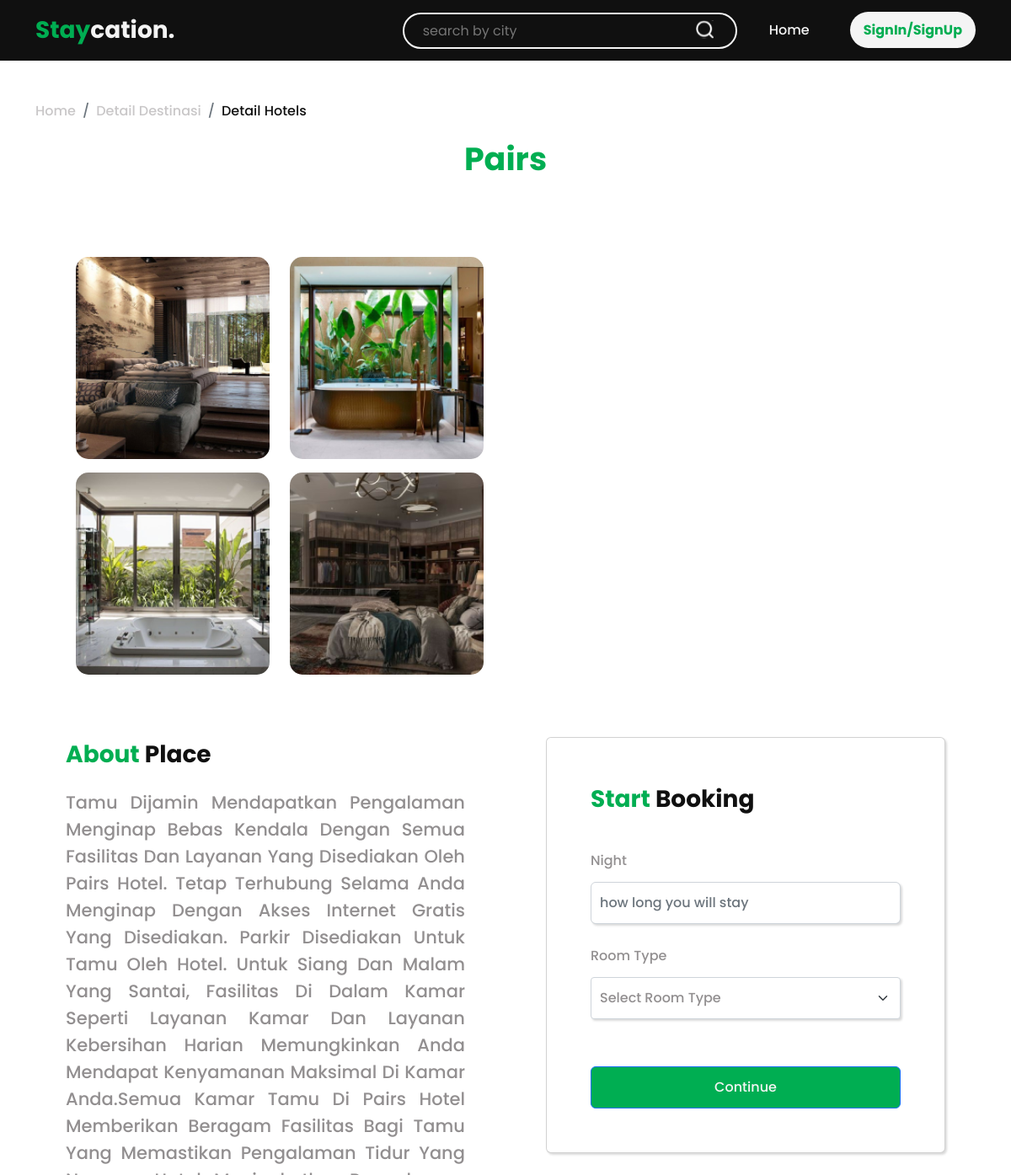
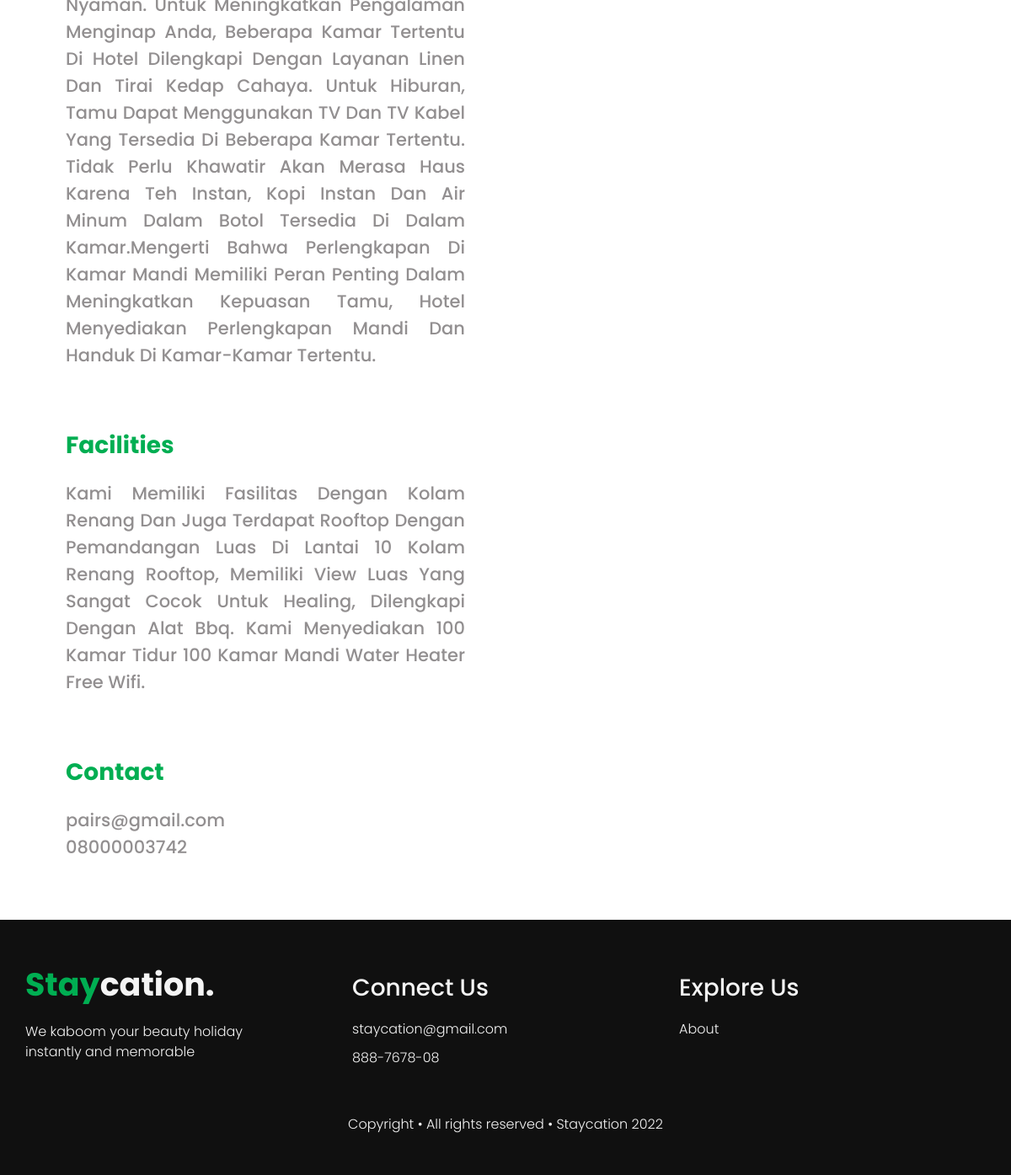
Screenshot of /index.php?include=detail-hotels&hotel=12&data=10 with the database file from the repository (2 pictures, top to bottom).
### tables this page shows
CREATE TABLE `hotel` (
  `id_hotel` int(11) NOT NULL,
  `id_user` int(11) NOT NULL,
  `id_wisata` int(11) NOT NULL,
  `hotel` varchar(100) DEFAULT NULL,
  `bintang_hotel` decimal(11,0) DEFAULT NULL,
  `jarak` int(11) DEFAULT NULL,
  `fasilitas` text DEFAULT NULL,
  `deskripsi_hotel` text DEFAULT NULL,
  `email_hotel` varchar(50) DEFAULT NULL,
  `kontak_hotel` varchar(50) DEFAULT NULL,
  `gambar_hotel` varchar(100) DEFAULT NULL,
  `gambar_interior1` varchar(100) DEFAULT NULL,
  `gambar_interior2` varchar(100) DEFAULT NULL,
  `gambar_interior3` varchar(100) DEFAULT NULL,
  `gambar_interior4` varchar(100) DEFAULT NULL
);

### src/include/detail_hotels.php (the view, shortened to what this page needs)
<?php
if(isset($_GET['data']) && isset($_GET['hotel'])){
    $id_wisata = $_GET['data'];
    $id_hotel = $_GET['hotel'];
    $sql_h = "SELECT `hotel`, `bintang_hotel`, `jarak`, `fasilitas`, `deskripsi_hotel`, `email_hotel`, `kontak_hotel`, `gambar_hotel`, `gambar_interior1`, `gambar_interior2`, `gambar_interior3`, `gambar_interior4` FROM `hotel` WHERE `id_hotel` ='$id_hotel'";
    $query_h = mysqli_query($koneksi, $sql_h);
    while($data_h = mysqli_fetch_row($query_h)){
        $hotel = $data_h[0];
        $fasilitas = $data_h[3];
        $deskripsi_hotel = $data_h[4];
        $email_hotel = $data_h[5];
        $kontak_hotel = $data_h[6];
        $gambar_interior1 = $data_h[8];
        $gambar_interior2 = $data_h[9];
        $gambar_interior3 = $data_h[10];
        $gambar_interior4 = $data_h[11];
    }
}
?>
<link rel="stylesheet" href="assets/css/detail_hotel.css" type="text/css">
    <nav aria-label="breadcrumb" id="breadcrumb">
        <div class="container">
            <ol class="breadcrumb">
                <li class="breadcrumb-item"><a href="index.php?include=home">Home</a></li>
                <li class="breadcrumb-item"><a href="index.php?include=detail-destinasi&data=<?php echo $id_wisata; ?>">Detail Destinasi</a></li>
                <li class="breadcrumb-item active-item" aria-current="page">Detail Hotels
            </ol>
        </div>
    </nav>
    <section id="hero">
        <div class="container">
            <div class="title text-center">
                <h1><?php echo $hotel; ?></h1>
            </div>
            <div class="row h-100" >
                <div class="col-12 col-md-6 col-lg-6 col-sm-12 m-md-4 m-lg-4">
                    <div class="image-big px-lg-4 px-md-4">
                    </div>
                </div>
                <div class="col-12 col-md-5 col-lg-5 col-sm-12 m-lg-4 m-md-4">
                    <div class="image-sm px-lg-4 px-md-4 d-flex flex-column">
                        <div class="picts-small d-flex flex-row gap-4">
                            <img src="assets/img/<?php echo $gambar_interior1; ?>" alt="">
                            <img src="assets/img/<?php echo $gambar_interior2; ?>" alt="">
                        </div>
                        <div class="picts-small d-flex flex-row mt-md-5 mt-lg-3 gap-4">
                            <img src="assets/img/<?php echo $gambar_interior3; ?>" alt="">
                            <img src="assets/img/<?php echo $gambar_interior4; ?>" alt="">
                        </div>
                    </div>
                </div>
            </div>
        </div>
    </section>
    <section id="hotel-desc">
        <div class="container">
            <div class="row">
                <div class="col-lg-6 px-5">
                    <div class="sub-section">
                        <h1>About <span class="sub-title">Place</span></h1>
                        <h5 style="text-align: justify"><?php echo $deskripsi_hotel; ?></h5>
                    </div>
                    <div class="sub-section">
                        <h1>Facilities <span class="sub-title"></span></h1>
                        <h5 style="text-align: justify"><?php echo $fasilitas; ?></h5>
                    </div>
                    <div class="sub-section">
                        <h1>Contact <span class="sub-title"></span></h1>
                        <h4><?php echo $email_hotel; ?></h4>
                        <h6><?php echo $kontak_hotel; ?></h6>
                    </div>
                </div>
                <div class="col-lg-6 px-5">
                    <div class="card w-100">
                        <div class="card-body">
                            <h1 style="margin-bottom: 40px;">Start <span class="sub-title">Booking</span></h1>
                            <form action="index.php?include=continue-booking" method="post">
                                <div class="mb-3 form-profile">
                                    <label for="exampleInputEmail1" class="form-label label-profile">Night</label>
                                    <input type="int" class="form-control" id="exampleInputEmail1" name="night" aria-describedby="emailHelp" placeholder="how long you will stay">
                                </div>
                                <div class="mb-3 form-profile">
                                    <label for="exampleInputEmail1" class="form-label label-profile">Room Type</label>
                                    <select class="form-select form-select-sm" aria-label=".form-select-sm example" name="id_jenis_kamar">
                                        <option selected>Select room type</option>
                                    </select>
                                </div>
                                <button type="submit" class="btn btn-primary">Continue</button>
                            </form>
                        </div>
                    </div>
                </div>
            </div>
        </div>
    </section>

### src/assets/css/style.css (style rules this page uses)
html, body, div, span, applet, object, iframe, h1, h2, h3, h4, h5, h6, p, blockquote, pre, a, abbr, acronym, address, big, cite, code, del, dfn, em, img, ins, kbd, q, s, samp, small, strike, strong, sub, sup, tt, var, b, u, i, center, dl, dt, dd, ol, ul, li, fieldset, form, label, legend, table, caption, tbody, tfoot, thead, tr, th, td, article, aside, canvas, details, embed, figure, figcaption, footer, header, hgroup, menu, nav, output, ruby, section, summary, time, mark, audio, video { margin: 0; padding: 0; border: 0; font-size: 100%; font: inherit; vertical-align: baseline; }
article, aside, details, figcaption, figure, footer, header, hgroup, menu, nav, section { display: block; }
ol, ul { list-style: none; }
:root { --black : #101010; --black75 : #5C5759; --black50 : #928F90; --black25 : #C9C7C8; --black10 : #E9E9E9; --white : #F4F4F4; --green : #00AE52; }
* { z-index: 3; }
html { scroll-behavior: smooth; }

### src/assets/css/detail_hotel.css (style rules this page uses)
#breadcrumb { padding-top: 10%; }
#breadcrumb .breadcrumb .breadcrumb-item { color: var(--black); font-weight: 500; font-size: 16px; line-height: 24px; }
#breadcrumb .breadcrumb .breadcrumb-item a { text-decoration: none; color: var(--black25); }
#hero .title h1 { font-weight: 700; font-size: 38px; line-height: 57px; margin-top: 10px; color: var(--green); text-transform: capitalize; }
#hero .image-big img, #hero .image-sm img { border-radius: 15px; -webkit-border-radius: 15px; -moz-border-radius: 15px; -ms-border-radius: 15px; -o-border-radius: 15px; }
#hotel-desc { margin-top: 50px; }
#hotel-desc h1 { font-weight: 700; font-size: 28px; line-height: 42px; color: var(--green); }
#hotel-desc h1 .sub-title { color: var(--black); }
#hotel-desc .sub-section { margin-bottom: 70px; }
#hotel-desc .sub-section h5 { font-weight: 500; font-size: 21px; line-height: 32px; color: var(--black50); margin-top: 20px; text-transform: capitalize; }
#hotel-desc .sub-section h4 { font-weight: 500; font-size: 21px; line-height: 32px; color: var(--black50); margin-top: 20px; }
#hotel-desc .sub-section h6 { font-weight: 500; font-size: 21px; line-height: 32px; color: var(--black50); text-transform: capitalize; }
#hotel-desc .card { padding: 36px; box-shadow: rgba(0, 0, 0, 0.15) 1.95px 1.95px 2.6px; }
#hotel-desc .form-profile .label-profile { font-weight: 500; font-size: 16px; line-height: 24px; color: var(--black50); }
#hotel-desc .form-profile input { font-weight: 500; font-size: 16px; line-height: 24px; color: var(--black50); margin-top: 5px; margin-bottom: 26px; padding: 12px 10px; box-shadow: rgba(0, 0, 0, 0.15) 1.95px 1.95px 2.6px; }
#hotel-desc .form-profile select { font-weight: 500; font-size: 16px; line-height: 24px; color: var(--black50); margin-top: 5px; margin-bottom: 26px; padding: 12px 10px; text-transform: capitalize; box-shadow: rgba(0, 0, 0, 0.15) 1.95px 1.95px 2.6px; }
#hotel-desc form { margin-top: 10px; }
#hotel-desc .btn-primary { background-color: var(--green); margin-top: 30px; padding: 12px 8%; font-weight: 500; font-size: 16px; line-height: 24px; color: var(--white); width: 100%; }

### rows the page displays
hotel: hotel "Pairs", gambar_interior1 (picture), gambar_interior2 (picture), gambar_interior3 (picture), gambar_interior4 (picture), deskripsi_hotel "Tamu Dijamin Mendapatkan Pengalaman Menginap Bebas Kendala Dengan Semua Fasilitas Dan Layanan Yang Disediakan Oleh Pairs Hotel. Tetap Terhubung Selama Anda Menginap Dengan Akses Internet Gratis Yang Disediakan. Parkir Disediakan Untuk Tamu Oleh Hotel. Untuk Siang Dan Malam Yang Santai, Fasilitas Di Dalam Kamar Seperti Layanan Kamar Dan Layanan Kebersihan Harian Memungkinkan Anda Mendapat Kenyamanan Maksimal Di Kamar Anda.Semua Kamar Tamu Di Pairs Hotel Memberikan Beragam Fasilitas Bagi Tamu Yang Memastikan Pengalaman Tidur Yang Nyaman. Untuk Meningkatkan Pengalaman Menginap Anda, Beberapa Kamar Tertentu Di Hotel Dilengkapi Dengan Layanan Linen Dan Tirai Kedap Cahaya. Untuk Hiburan, Tamu…", fasilitas "Kami Memiliki Fasilitas Dengan Kolam Renang Dan Juga Terdapat Rooftop Dengan Pemandangan Luas Di Lantai 10 Kolam Renang Rooftop, Memiliki View Luas Yang Sangat Cocok Untuk Healing, Dilengkapi Dengan Alat Bbq. Kami Menyediakan 100 Kamar Tidur 100 Kamar Mandi Water Heater Free Wifi.", email_hotel "pairs@gmail.com", kontak_hotel "08000003742"
